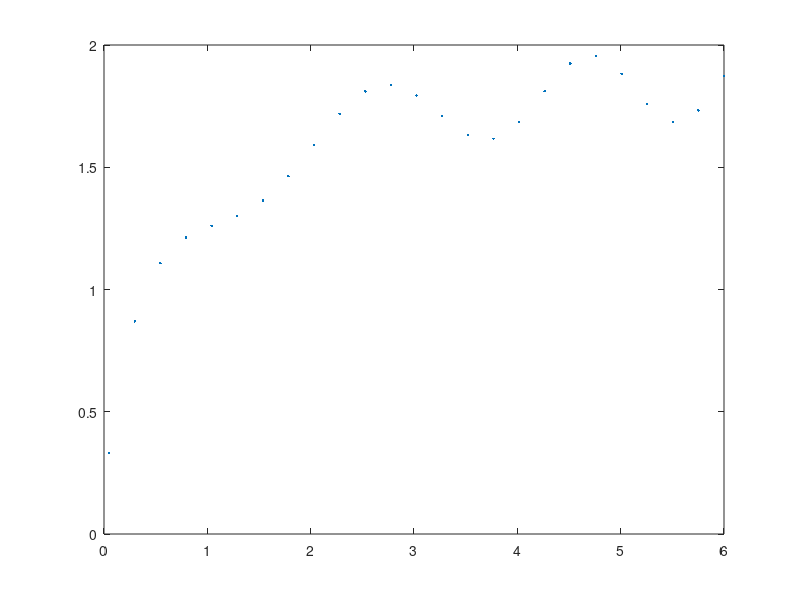

Here is the MATLAB script that generated this plot: (Note: this script raises an error after producing the figure.)
function MMfit   % ignore this line
%%
% Inhibited enzyme reactions often follow what are known as
% _Michaelis--Menten_ kinetics, in which a reaction rate $v$ follows a law
% of the form
%
% $$v(x) = \frac{V x}{K_m + x},$$
% 
%%
% where $x$ is the concentration of a substrate. The real values $V$ and
% $K_m$ are parameters that are free to fit to data. For this example we
% cook up some artificial data with $V=2$ and $K_m=1/2$.
m = 25;
x = linspace(0.05,6,m)';
y = 2*x./(0.5+x);                   % exactly on the curve
y = y + 0.15*cos(2*exp(x/16).*x);   % pseudorandom noise added
plot(x,y,'.')

%%
% The idea is to pretend that we know nothing of the origins of this data
% and use nonlinear least squares on the misfit to find the parameters in
% the theoretical model function $v(x)$. Note in the Jacobian that the
% derivatives are _not_ with respect to $x$, but with respect to the two
% parameters, which are contained in the vector |c|.

    function [f,J] = misfit(c)
        V = c(1);   Km = c(2);
        f = V*x./(Km+x) - y;
        J(:,1) = x./(Km+x);            % d/d(V)
        J(:,2) = -V*x./(Km+x).^2;      % d/d(Km)
    end

%%
c1 = [1; 0.75];
c = newtonsys(@misfit,c1);
c(:,1:3:end)                   % show every 4th iteration
V = c(1,end),  Km = c(2,end)   % final values
model = @(x) V*x./(Km+x);

%%
% Not surprisingly, the final values are close to the noise-free values of
% $[2,\; 0.5]^T$ that we used to generate the data. We can calculate the
% amount of misfit at the end, although it's not completely clear what a
% "good" value would be. Graphically, the model looks reasonable.
final_misfit_norm = norm(model(x)-y) 
hold on
fplot( model, [0 6] )
title('Michaelis-Menten fitting')
xlabel('concentration'), ylabel('reaction rate')

%%
% For this model, we also have the option of linearizing the fit process.
% Rewrite the model as $1/v= (a/x)+b$ for the new parameters $\alpha=K_m/V$
% and $\beta=1/V$. This corresponds to the misfit function whose entries
% are
%
% $$f_i(\alpha,\beta) = \alpha \cdot \frac{1}{x_i} + \beta - \frac{1}{y_i},$$
%
% for $i=1,\ldots,m$. Although the misfit is nonlinear in $x$ and $y$, it's
% linear in the unknown parameters $\alpha$ and $\beta$, and so can be
% posed and solved as a linear least-squares problem.
A = [ x.^(-1), x.^0 ];  u = 1./y;
z =  A\u;
alpha = z(1);  beta = z(2);

%%
% The two fits are different, because they do not optimize the same
% quantities. 
linmodel = @(x) 1 ./ (beta + alpha./x);
final_misfit_linearized = norm(linmodel(x)-y)
fplot(linmodel, [0 6] )

end